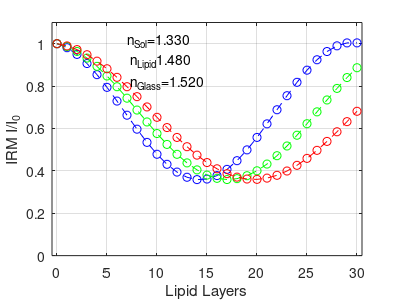
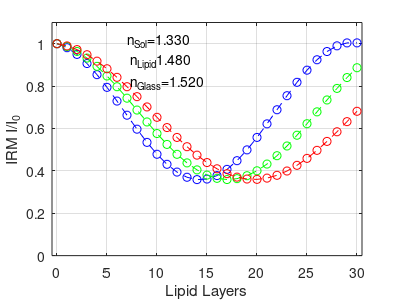
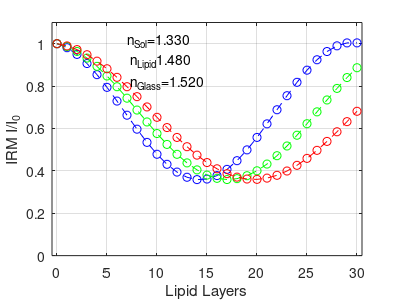

MATLAB code to generate these figures, in order:
%% II: Bulk Simulation, Base Adlayer
clear; clc;

%IRM Light Wavelength
lambda1 = 450e-9;
lambda2 = 532e-9; 
lambda3 = 610e-9;

%Refractive Indices
n0 = 1.52; %Substrate refractive index
n1 = 1.48; %Lipid bilayer refractive index - DOPC
n2 = 1.33; %PBS top solution and water adlayer refractive index

%Distances and Wavelength
m = 0:30;
npoint=numel(m);
d1 = 5e-9; %Lipid bilayer thickness
d2 = 1e-9; %Adlayer thickness
%Fresnel Reflectance Coefficients
r02 = (n0-n2)/(n0+n2); %Substrate to adlayer
r12 = (n1-n2)/(n1+n2); %Bilayer to top solution
r21 = -r12; %Adlayer to bilayer

%Fresnel Transmittance Coefficients
t02 = 2*n0/(n0+n2);  %Substrate to adlayer
t21 = 2*n2/(n1+n2); %Adlayer to bilayer
t12 = 2*n1/(n1+n2); %Bilayer to top solution

%Transfer Matrices between layers
M02 = [1,r02;r02,1]/t02; %Substrate to adlayer
M21 = [1,r21;r21,1]/t21; %Adlayer to bilayer
M12 = [1,r12;r12,1]/t12; %Bilayer to top solution

%Transfer Matrices within layers - 450 nm
phi1_l1 = 2*pi*n1*d1/lambda1; %Bilayer
M1_l1 = [exp(1i*phi1_l1),0;0,exp(-1*1i*phi1_l1)]; %Bilayer
phi2_l1 = 2*pi*n2*d2/lambda1; %Adlayer
M2_l1 = [exp(1i*phi2_l1),0;0,exp(-1*1i*phi2_l1)]; %Adlayer

%Transfer Matrices within layers - 532 nm
phi1_l2 = 2*pi*n1*d1/lambda2; %Bilayer
M1_l2 = [exp(1i*phi1_l2),0;0,exp(-1*1i*phi1_l2)]; %Bilayer
phi2_l2 = 2*pi*n2*d2/lambda2; %Adlayer
M2_l2 = [exp(1i*phi2_l2),0;0,exp(-1*1i*phi2_l2)]; %Adlayer

%Transfer Matrices within layers - 610 nm
phi1_l3 = 2*pi*n1*d1/lambda3; %Bilayer
M1_l3 = [exp(1i*phi1_l3),0;0,exp(-1*1i*phi1_l3)]; %Bilayer
phi2_l3 = 2*pi*n2*d2/lambda3; %Adlayer
M2_l3 = [exp(1i*phi2_l3),0;0,exp(-1*1i*phi2_l3)]; %Adlayer

%Light Pathway: m02 - m2 - m21 - j(m1) - m12
for j=0:(npoint-1)
	M_l1 = M02*M2_l1*M21*[(M1_l1)^j]*M12;
	r_l1(j+1)=M_l1(2,1)/M_l1(1,1);
    	t_l1(j+1)=1/M_l1(1,1);
	
	M_l2 = M02*M2_l2*M21*[(M1_l2)^j]*M12;
	r_l2(j+1)=M_l2(2,1)/M_l2(1,1);
    	t_l2(j+1)=1/M_l2(1,1);
	
	M_l3 = M02*M2_l3*M21*[(M1_l3)^j]*M12;
	r_l3(j+1)=M_l3(2,1)/M_l3(1,1);
    	t_l3(j+1)=1/M_l3(1,1);
end
for k=1:npoint
        R_l1(k)=norm(r_l1(k))^2;
        T_l1(k)=norm(t_l1(k))^2*n2/n0;
		
		R_l2(k)=norm(r_l2(k))^2;
        T_l2(k)=norm(t_l2(k))^2*n2/n0;
		
		R_l3(k)=norm(r_l3(k))^2;
        T_l3(k)=norm(t_l3(k))^2*n2/n0;
end

Rbg=(((n0-n2)./(n0+n2)).^2);
CIRM_l1=R_l1./Rbg;
CIRM_l2=R_l2./Rbg;
CIRM_l3=R_l3./Rbg;


%Creating the graph
figure(2);
plot(m,CIRM_l1,'b--o')
hold on 
plot(m,CIRM_l2,'g--o')
plot(m,CIRM_l3,'r--o')
hold off
xlabel('Lipid Layers')
ylabel('IRM I/I_0')
grid on;
ylim([0,1.1])
xlim([min(m)-0.5,max(m)+0.5])
textct=sprintf('n_S_o_l=%4.3f\n n_L_i_p_i_d%4.3f\n n_G_l_a_s_s=%4.3f\n',n2,n1,n0);
% text('Position',[20 1 0]);
% text(min(xlim())+0.6*(max(xlim())-min(xlim())),0.8*min(ylim())+0.2*(max(ylim())-min(ylim())),textct);
text(7,0.9,textct);

set(gcf,'PaperUnits','inches','PaperPosition',[0 0 4 3])
opfnhead=sprintf('nSol=%4.2f,nLipid=%4.2f, wavelength=%4.1fnm, BulkBaseAdlayer',n2,n1,lambda1*1e9);
print([opfnhead,'.png'],'-dpng');
dlmwrite([opfnhead,'.dat'],[m,CIRM_l1],'\t');
I_glass=4000;
Mimg=I_glass*ones(1024,1024);
Mimg(212:812,212:812)=I_glass*CIRM_l1(2);
Mimg(412:612,412:612)=I_glass*CIRM_l1(3);
imwrite(uint16(Mimg),[opfnhead,'.tif']);

opfnhead=sprintf('nSol=%4.2f,nLipid=%4.2f, wavelength=%4.1fnm, BulkBaseAdlayer',n2,n1,lambda2*1e9);
print([opfnhead,'.png'],'-dpng');
dlmwrite([opfnhead,'.dat'],[m,CIRM_l2],'\t');
I_glass=4000;
Mimg=I_glass*ones(1024,1024);
Mimg(212:812,212:812)=I_glass*CIRM_l2(2);
Mimg(412:612,412:612)=I_glass*CIRM_l2(3);
imwrite(uint16(Mimg),[opfnhead,'.tif']);

opfnhead=sprintf('nSol=%4.2f,nLipid=%4.2f, wavelength=%4.1fnm, BulkBaseAdlayer',n2,n1,lambda3*1e9);
print([opfnhead,'.png'],'-dpng');
dlmwrite([opfnhead,'.dat'],[m,CIRM_l3],'\t');
I_glass=4000;
Mimg=I_glass*ones(1024,1024);
Mimg(212:812,212:812)=I_glass*CIRM_l3(2);
Mimg(412:612,412:612)=I_glass*CIRM_l3(3);
imwrite(uint16(Mimg),[opfnhead,'.tif']);
